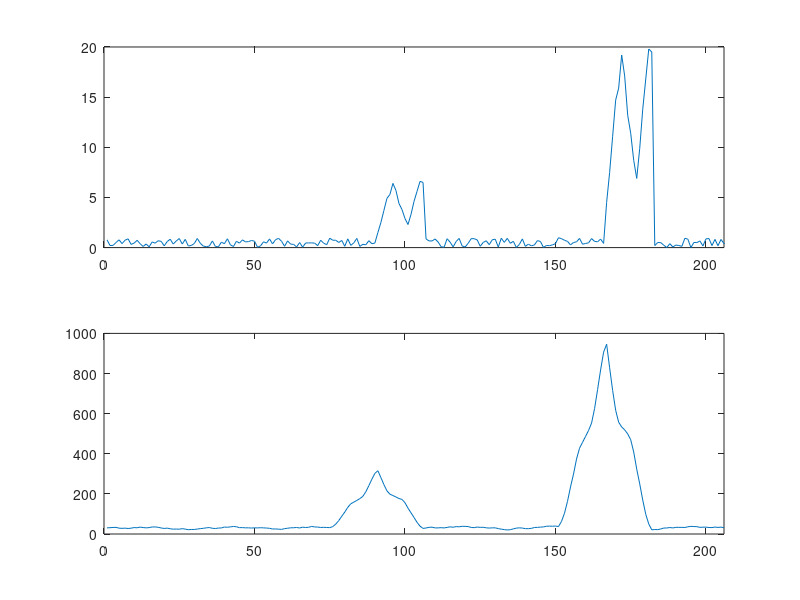

Reproduce this figure in MATLAB.
seq = [1.5,2.5,3.7,4.9,5.3,6.4,5.7,4.4,3.8,2.9,2.3,3.3,4.6,5.6,6.6,6.5];

tsig = [(1*(rand(1,90))), seq, (1*(rand(1,60))) , 3*seq, (1*(rand(1,40)))];

n = length(tsig);
m = length(seq);
file_id = fopen('corrData.dat', 'w');
corr = ones(1,(n-m-1));
for i = 1: (n-m)
    corr(i) = 0;
    for j = 1:m-1
        corr(i) = corr(i) + (seq(j) * tsig(i+j));
    end
end

subplot(2,1,1)
plot(tsig)
xlim([0 length(corr)])
subplot(2,1,2)
plot(corr)
xlim([0 length(corr)])

for i=1:length(tsig)
  fdisp(file_id,tsig(i));
end
fclose(file_id);